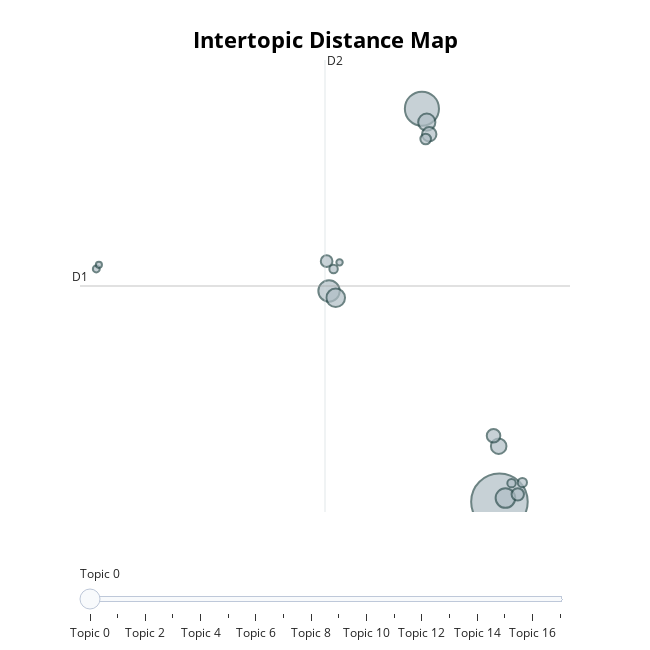

Write notebook code for a chart like this one.
### Code cell
topic_model.visualize_topics()

### Figure 1 — Plotly figure (JSON) as saved in the notebook; plotly's stock layout.template omitted (floating-point values rounded to 4 significant figures)
{"data": [{"customdata": [[0, "govern | elect | labour | peopl | market", 940], [1, "club | player | game | side | team", 342], [2, "film | actor | good | award | oscar", 134], [3, "site | user | email | search | viru", 113], [4, "music | band | song | album | good", 102], [5, "open | seed | match | roddick | australian", 87], [6, "technolog | comput | gadget | devic | digit", 71], [7, "race | indoor | olymp | champion | world", 61], [8, "game | gamer | consol | titl | nintendo", 54], [9, "mobil | phone | camera | servic | technolog", 45], [10, "show | tv | seri | channel | comedi", 40], [11, "athlet | drug | iaaf | greek | test", 33], [12, "broadband | servic | net | connect | user", 25], [13, "film | festiv | music | singer | produc", 21], [14, "music | player | digit | download | ipod", 21], [15, "file | system | network | bittorr | peertop", 14], [16, "book | novel | winner | prize | award", 12], [17, "patent | softwar | law | invent | direct", 11]], "hovertemplate": "<b>Topic %{customdata[0]}</b><br>%{customdata[1]}<br>Size: %{customdata[2]}", "legendgroup": "", "marker": {"color": "#B0BEC5", "line": {"color": "DarkSlateGrey", "width": 2}, "size": [940, 342, 134, 113, 102, 87, 71, 61, 54, 45, 40, 33, 25, 21, 21, 14, 12, 11], "sizemode": "area", "sizeref": 0.5875, "symbol": "circle"}, "mode": "markers", "name": "", "orientation": "v", "showlegend": false, "type": "scatter", "x": [14.32, 10.55, 6.035, 14.61, 6.359, 10.79, 14.28, 10.9, 14.03, 15.21, 5.918, 10.73, 15.43, 6.255, 14.91, -5.277, 6.546, -5.15], "xaxis": "x", "y": [-2.133, 10.13, 4.441, -2.018, 4.228, 9.705, -0.3995, 9.327, -0.07556, -1.903, 5.371, 9.181, -1.535, 5.125, -1.552, 5.128, 5.334, 5.255], "yaxis": "y"}], "layout": {"annotations": [{"showarrow": false, "text": "D1", "x": -6.068, "y": 4.596, "yshift": 10}, {"showarrow": false, "text": "D2", "x": 5.839, "xshift": 10, "y": 11.64}], "height": 650, "hoverlabel": {"bgcolor": "white", "font": {"family": "Rockwell", "size": 16}}, "legend": {"itemsizing": "constant", "tracegroupgap": 0}, "margin": {"t": 60}, "shapes": [{"line": {"color": "#CFD8DC", "width": 2}, "type": "line", "x0": 5.839, "x1": 5.839, "y0": -2.453, "y1": 11.64}, {"line": {"color": "#9E9E9E", "width": 2}, "type": "line", "x0": -6.068, "x1": 17.75, "y0": 4.596, "y1": 4.596}], "sliders": [{"active": 0, "pad": {"t": 50}, "steps": [{"args": [{"marker.color": [["red", "#B0BEC5", "#B0BEC5", "#B0BEC5", "#B0BEC5", "#B0BEC5", "#B0BEC5", "#B0BEC5", "#B0BEC5", "#B0BEC5", "#B0BEC5", "#B0BEC5", "#B0BEC5", "#B0BEC5", "#B0BEC5", "#B0BEC5", "#B0BEC5", "#B0BEC5"]]}], "label": "Topic 0", "method": "update"}, {"args": [{"marker.color": [["#B0BEC5", "red", "#B0BEC5", "#B0BEC5", "#B0BEC5", "#B0BEC5", "#B0BEC5", "#B0BEC5", "#B0BEC5", "#B0BEC5", "#B0BEC5", "#B0BEC5", "#B0BEC5", "#B0BEC5", "#B0BEC5", "#B0BEC5", "#B0BEC5", "#B0BEC5"]]}], "label": "Topic 1", "method": "update"}, {"args": [{"marker.color": [["#B0BEC5", "#B0BEC5", "red", "#B0BEC5", "#B0BEC5", "#B0BEC5", "#B0BEC5", "#B0BEC5", "#B0BEC5", "#B0BEC5", "#B0BEC5", "#B0BEC5", "#B0BEC5", "#B0BEC5", "#B0BEC5", "#B0BEC5", "#B0BEC5", "#B0BEC5"]]}], "label": "Topic 2", "method": "update"}, {"args": [{"marker.color": [["#B0BEC5", "#B0BEC5", "#B0BEC5", "red", "#B0BEC5", "#B0BEC5", "#B0BEC5", "#B0BEC5", "#B0BEC5", "#B0BEC5", "#B0BEC5", "#B0BEC5", "#B0BEC5", "#B0BEC5", "#B0BEC5", "#B0BEC5", "#B0BEC5", "#B0BEC5"]]}], "label": "Topic 3", "method": "update"}, {"args": [{"marker.color": [["#B0BEC5", "#B0BEC5", "#B0BEC5", "#B0BEC5", "red", "#B0BEC5", "#B0BEC5", "#B0BEC5", "#B0BEC5", "#B0BEC5", "#B0BEC5", "#B0BEC5", "#B0BEC5", "#B0BEC5", "#B0BEC5", "#B0BEC5", "#B0BEC5", "#B0BEC5"]]}], "label": "Topic 4", "method": "update"}, {"args": [{"marker.color": [["#B0BEC5", "#B0BEC5", "#B0BEC5", "#B0BEC5", "#B0BEC5", "red", "#B0BEC5", "#B0BEC5", "#B0BEC5", "#B0BEC5", "#B0BEC5", "#B0BEC5", "#B0BEC5", "#B0BEC5", "#B0BEC5", "#B0BEC5", "#B0BEC5", "#B0BEC5"]]}], "label": "Topic 5", "method": "update"}, {"args": [{"marker.color": [["#B0BEC5", "#B0BEC5", "#B0BEC5", "#B0BEC5", "#B0BEC5", "#B0BEC5", "red", "#B0BEC5", "#B0BEC5", "#B0BEC5", "#B0BEC5", "#B0BEC5", "#B0BEC5", "#B0BEC5", "#B0BEC5", "#B0BEC5", "#B0BEC5", "#B0BEC5"]]}], "label": "Topic 6", "method": "update"}, {"args": [{"marker.color": [["#B0BEC5", "#B0BEC5", "#B0BEC5", "#B0BEC5", "#B0BEC5", "#B0BEC5", "#B0BEC5", "red", "#B0BEC5", "#B0BEC5", "#B0BEC5", "#B0BEC5", "#B0BEC5", "#B0BEC5", "#B0BEC5", "#B0BEC5", "#B0BEC5", "#B0BEC5"]]}], "label": "Topic 7", "method": "update"}, {"args": [{"marker.color": [["#B0BEC5", "#B0BEC5", "#B0BEC5", "#B0BEC5", "#B0BEC5", "#B0BEC5", "#B0BEC5", "#B0BEC5", "red", "#B0BEC5", "#B0BEC5", "#B0BEC5", "#B0BEC5", "#B0BEC5", "#B0BEC5", "#B0BEC5", "#B0BEC5", "#B0BEC5"]]}], "label": "Topic 8", "method": "update"}, {"args": [{"marker.color": [["#B0BEC5", "#B0BEC5", "#B0BEC5", "#B0BEC5", "#B0BEC5", "#B0BEC5", "#B0BEC5", "#B0BEC5", "#B0BEC5", "red", "#B0BEC5", "#B0BEC5", "#B0BEC5", "#B0BEC5", "#B0BEC5", "#B0BEC5", "#B0BEC5", "#B0BEC5"]]}], "label": "Topic 9", "method": "update"}, {"args": [{"marker.color": [["#B0BEC5", "#B0BEC5", "#B0BEC5", "#B0BEC5", "#B0BEC5", "#B0BEC5", "#B0BEC5", "#B0BEC5", "#B0BEC5", "#B0BEC5", "red", "#B0BEC5", "#B0BEC5", "#B0BEC5", "#B0BEC5", "#B0BEC5", "#B0BEC5", "#B0BEC5"]]}], "label": "Topic 10", "method": "update"}, {"args": [{"marker.color": [["#B0BEC5", "#B0BEC5", "#B0BEC5", "#B0BEC5", "#B0BEC5", "#B0BEC5", "#B0BEC5", "#B0BEC5", "#B0BEC5", "#B0BEC5", "#B0BEC5", "red", "#B0BEC5", "#B0BEC5", "#B0BEC5", "#B0BEC5", "#B0BEC5", "#B0BEC5"]]}], "label": "Topic 11", "method": "update"}, {"args": [{"marker.color": [["#B0BEC5", "#B0BEC5", "#B0BEC5", "#B0BEC5", "#B0BEC5", "#B0BEC5", "#B0BEC5", "#B0BEC5", "#B0BEC5", "#B0BEC5", "#B0BEC5", "#B0BEC5", "red", "#B0BEC5", "#B0BEC5", "#B0BEC5", "#B0BEC5", "#B0BEC5"]]}], "label": "Topic 12", "method": "update"}, {"args": [{"marker.color": [["#B0BEC5", "#B0BEC5", "#B0BEC5", "#B0BEC5", "#B0BEC5", "#B0BEC5", "#B0BEC5", "#B0BEC5", "#B0BEC5", "#B0BEC5", "#B0BEC5", "#B0BEC5", "#B0BEC5", "red", "#B0BEC5", "#B0BEC5", "#B0BEC5", "#B0BEC5"]]}], "label": "Topic 13", "method": "update"}, {"args": [{"marker.color": [["#B0BEC5", "#B0BEC5", "#B0BEC5", "#B0BEC5", "#B0BEC5", "#B0BEC5", "#B0BEC5", "#B0BEC5", "#B0BEC5", "#B0BEC5", "#B0BEC5", "#B0BEC5", "#B0BEC5", "#B0BEC5", "red", "#B0BEC5", "#B0BEC5", "#B0BEC5"]]}], "label": "Topic 14", "method": "update"}, {"args": [{"marker.color": [["#B0BEC5", "#B0BEC5", "#B0BEC5", "#B0BEC5", "#B0BEC5", "#B0BEC5", "#B0BEC5", "#B0BEC5", "#B0BEC5", "#B0BEC5", "#B0BEC5", "#B0BEC5", "#B0BEC5", "#B0BEC5", "#B0BEC5", "red", "#B0BEC5", "#B0BEC5"]]}], "label": "Topic 15", "method": "update"}, {"args": [{"marker.color": [["#B0BEC5", "#B0BEC5", "#B0BEC5", "#B0BEC5", "#B0BEC5", "#B0BEC5", "#B0BEC5", "#B0BEC5", "#B0BEC5", "#B0BEC5", "#B0BEC5", "#B0BEC5", "#B0BEC5", "#B0BEC5", "#B0BEC5", "#B0BEC5", "red", "#B0BEC5"]]}], "label": "Topic 16", "method": "update"}, {"args": [{"marker.color": [["#B0BEC5", "#B0BEC5", "#B0BEC5", "#B0BEC5", "#B0BEC5", "#B0BEC5", "#B0BEC5", "#B0BEC5", "#B0BEC5", "#B0BEC5", "#B0BEC5", "#B0BEC5", "#B0BEC5", "#B0BEC5", "#B0BEC5", "#B0BEC5", "#B0BEC5", "red"]]}], "label": "Topic 17", "method": "update"}]}], "title": {"font": {"color": "Black", "size": 22}, "text": "<b>Intertopic Distance Map</b>", "x": 0.5, "xanchor": "center", "y": 0.95, "yanchor": "top"}, "width": 650, "xaxis": {"anchor": "y", "domain": [0, 1], "range": [-6.068, 17.75], "title": {"text": ""}, "visible": false}, "yaxis": {"anchor": "x", "domain": [0, 1], "range": [-2.453, 11.64], "title": {"text": ""}, "visible": false}}}
